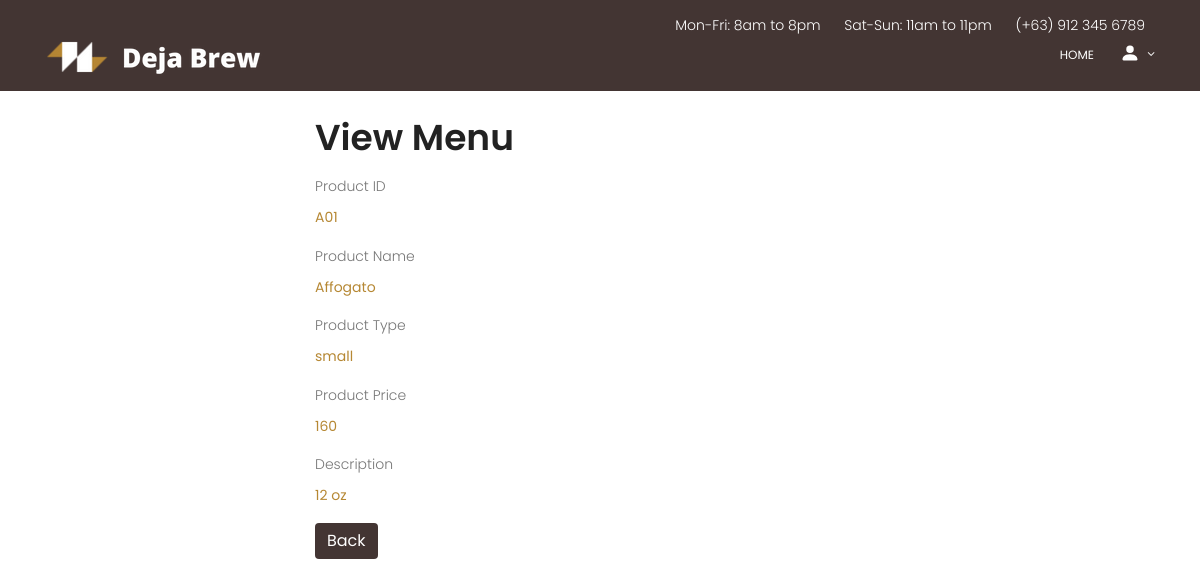
The app's page /Home-developer/Menu/read.php?id=A01 with its own data.
### tables this page shows
CREATE TABLE `product` (
  `Product_ID` varchar(50) NOT NULL COMMENT 'PK for coffee',
  `Product_Name` varchar(50) NOT NULL COMMENT 'Name of coffee',
  `Product_Type` varchar(50) NOT NULL COMMENT 'Size (S, M, L)',
  `Product_Price` int(50) NOT NULL COMMENT 'Price of coffee',
  `Description` varchar(50) NOT NULL COMMENT 'ex (12oz, 16oz)'
);

### Home-developer/Menu/read.php (the view, shortened to what this page needs)
<?php
if(isset($_GET["id"]) && !empty(trim($_GET["id"]))){
    require_once "config.php";
    $sql = "SELECT * FROM product WHERE Product_ID = ?";
    if($stmt = mysqli_prepare($link, $sql)){
        mysqli_stmt_bind_param($stmt, "s", $param_id);
        if(mysqli_stmt_execute($stmt)){
            $result = mysqli_stmt_get_result($stmt);
            if(mysqli_num_rows($result) == 1){
                $row = mysqli_fetch_array($result, MYSQLI_ASSOC);
            } else{
                header("location: error.php");
                exit();
            }
        } else{
            echo "Oops! Something went wrong. Please try again later.";
        }
    }
} else{
    header("location: error.php");
    exit();
}
?>
<!DOCTYPE html>
	<html lang="zxx" class="no-js">
	<head>
			<link rel="stylesheet" href="css/linearicons.css">
			<link rel="stylesheet" href="css/owl.carousel.css">
			<link rel="stylesheet" href="css/font-awesome.min.css">
			<link rel="stylesheet" href="css/nice-select.css">
			<link rel="stylesheet" href="css/magnific-popup.css">
			<link rel="stylesheet" href="css/bootstrap.css">
			<link rel="stylesheet" href="css/main.css">
</head>
<body>
<header id="header" id="home" style="background: #433533;">
				<div class="header-top">
		  			<div class="container">
				  		<div class="row justify-content-end">
				  			<div class="col-lg-8 col-sm-4 col-8 header-top-right no-padding">
				  				<ul>
				  					<li>
				  						Mon-Fri: 8am to 8pm
				  					</li>
				  					<li>
				  						Sat-Sun: 11am to 11pm
				  					</li>
				  					<li>
				  						<a href="tel:(012) 6985 236 7512">(+63) 912 345 6789</a>
				  					</li>
				  				</ul>
				  			</div>
				  		</div>
		  			</div>
				</div>
			    <div class="container">
			    	<div class="row align-items-center justify-content-between d-flex">
				      <div id="logo">
				        <a href="../index.php"><img src="img/logo.png" alt="" title="" /></a>
				      </div>
				      <nav id="nav-menu-container">
				        <ul class="nav-menu">
				          <li class="menu-active"><a href="../index.php">Home</a></li>
						  <li class="menu-has-children"><a href="">
							  <svg xmlns="http://www.w3.org/2000/svg" width="20" height="20" fill="currentColor" class="bi bi-person-fill" viewBox="0 0 16 16">
								  <path d="M3 14s-1 0-1-1 1-4 6-4 6 3 6 4-1 1-1 1H3zm5-6a3 3 0 1 0 0-6 3 3 0 0 0 0 6z"/>
							  </svg></a>
				          </li>
				        </ul>
				      </nav>
			    	</div>
			    </div>
			  </header>
			<br><br><br>
            <div class="wrapper">
                <div class="container-fluid">
                    <div class="row">
                        <div class="col-md-12">
                            <h1 class="mt-5 mb-3">View Menu</h1>
                            <div class="form-group">
                                <label>Product ID</label>
                                <p><b><?php echo $row["Product_ID"]; ?></b></p>
                            </div>
                            <div class="form-group">
                                <label>Product Name</label>
                                <p><b><?php echo $row["Product_Name"]; ?></b></p>
                            </div>
                            <div class="form-group">
                                <label>Product Type</label>
                                <p><b><?php echo $row["Product_Type"]; ?></b></p>
                            </div>
                            <div class="form-group">
                                <label>Product Price</label>
                                <p><b><?php echo $row["Product_Price"]; ?></b></p>
                            </div>
                            <div class="form-group">
                                <label>Description</label>
                                <p><b><?php echo $row["Description"]; ?></b></p>
                            </div>
                            <p><a href="menu.php" class="btn btn-dark" style="background:#433533; border-style: none;">Back</a></p>
                        </div>
                    </div>
                </div>
            </div>
</body>
</html>

### Home-developer/Menu/css/main.css (style rules this page uses)
body { color: #777777; font-family: "Poppins", sans-serif; font-size: 14px; font-weight: 300; line-height: 1.625em; position: relative; }
ol, ul { margin: 0; padding: 0; list-style: none; }
a { -webkit-transition: all 0.3s ease 0s; -moz-transition: all 0.3s ease 0s; -o-transition: all 0.3s ease 0s; transition: all 0.3s ease 0s; }
a, a:focus, a:hover { text-decoration: none; outline: 0; }
h1, h2, h3, h4, h5, h6 { font-family: "Poppins", sans-serif; color: #222222; line-height: 1.2em !important; margin-bottom: 0; margin-top: 0; font-weight: 600; }
h1, .h1 { font-size: 36px; }
.no-padding { padding: 0; }
b, sup, sub, u, del { color: #b68834; }
h1 { font-size: 36px; }
h1, h2, h3, h4, h5, h6 { line-height: 1.5em; }
#header { padding: 14px 0; position: fixed; left: 0; top: 0; right: 0; transition: all 0.5s; z-index: 997; }
.header-top ul { text-align: right; margin-right: 5px; }
.header-top ul li { color: #fff; display: inline-block; margin-right: 20px; }
.header-top ul li a { color: #fff; }
#header #logo img { padding: 0; margin: 0; }
.nav-menu, .nav-menu * { margin: 0; padding: 0; list-style: none; }
.nav-menu li { position: relative; white-space: nowrap; }
.nav-menu > li { float: left; }
.sf-arrows .sf-with-ul { padding-right: 30px; }
.sf-arrows .sf-with-ul:after { content: "\f107"; position: absolute; right: 15px; font-family: FontAwesome; font-style: normal; font-weight: normal; }
#nav-menu-container { margin: 0; }
.nav-menu a { padding: 0 8px 0px 8px; text-decoration: none; display: inline-block; color: #fff; font-weight: 400; font-size: 12px; text-transform: uppercase; outline: none; }
.nav-menu > li { margin-left: 10px; }
#mobile-nav { position: fixed; top: 0; padding-top: 18px; bottom: 0; z-index: 998; background: rgba(0, 0, 0, 0.8); left: -260px; width: 260px; overflow-y: auto; transition: 0.4s; }
#mobile-nav ul { padding: 0; margin: 0; list-style: none; }
#mobile-nav ul li { position: relative; }
#mobile-nav ul li a { color: #fff; font-size: 13px; text-transform: uppercase; overflow: hidden; padding: 10px 22px 10px 15px; position: relative; text-decoration: none; width: 100%; display: block; outline: none; font-weight: 700; }

### Home-developer/Menu/read.php (style rules this page uses)
.wrapper { width: 600px; margin: 0 auto; }

### records on screen
product: Product_ID "A01", Product_Name "Affogato", Product_Type "small", Product_Price "160", Description "12 oz"
